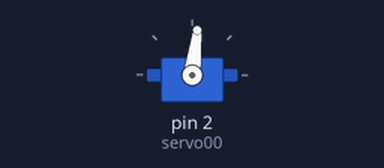
Simulated run of this sketch. Board: Arduino Uno, built with avr-gcc and run on an emulated ATmega328P. On the bench: servo. What the sketch prints to the serial monitor is not drawn.

Above: at 0.05 s.
Timing chart, 0 to 4.6 s (numbered marks = the images above):
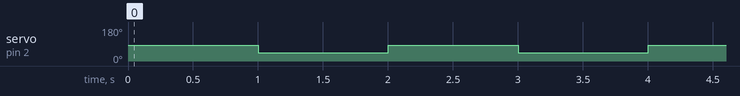

Measured:
- by itself, servo on pin 2 (servo00): alternates 83° for 1.0 s and 44° for 1.0 s

The sketch:

amp.ino
```cpp
#include <Servo.h>

Servo servo00;

void setup(){
  servo00.attach(2);
  servo00.writeMicroseconds(1500);
  Serial.begin(9600);
}

void loop() {
  servo00.writeMicroseconds(1400);
  delay(1000);
  servo00.writeMicroseconds(1000);
  delay(1000);
  Serial.println("test");
}
```
